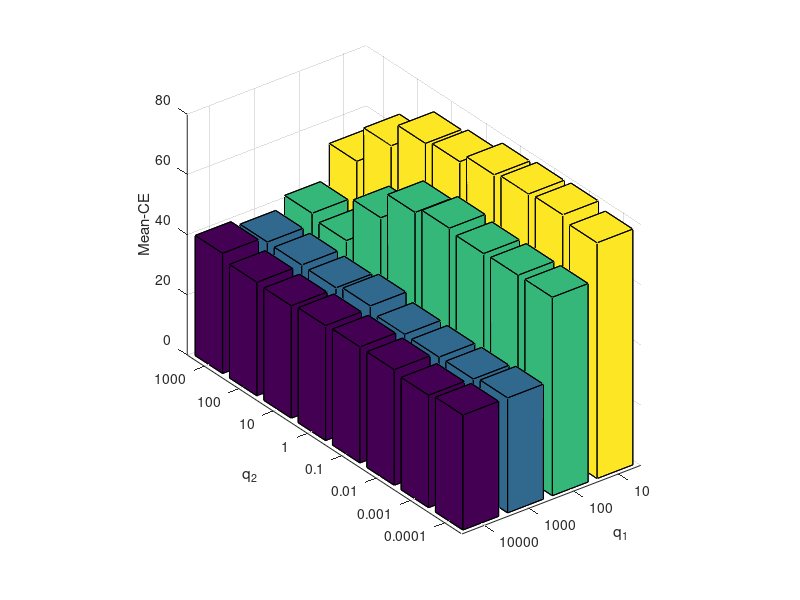

MATLAB code for this plot:
 results=[
               39.92, 37.96,41.81,53.38;   
               37.73, 37.77,40.19,65.96;   
               37.35, 37.62,55.19,74.19;
               38.19, 39.04,64.38,75.54
               38.54, 37.04,66.58,78.62;
               38.42, 36.88,65.58,79.65;
               37.35, 37.04,65.81,80.19;
               38.19, 38.19,65.92,78.31;
                ];
%  
%       results1=[
%                0.7011, 0.7089,0.6937,0.6124;   
%                0.7097, 0.7091,0.6939,0.4328;   
%                0.7152, 0.7063,0.5565,0.3233;
%                0.7111, 0.7010,0.4461,0.3171;
%                0.7069, 0.7142,0.4320,0.2226;
%                0.7086, 0.7147,0.4366,0.2159;
%                0.7152, 0.7136,0.4341,0.2109;
%                0.7111, 0.7093,0.4345,0.2288;
%                 ];
%      
% results=zeros(8,4);
% results(:,1)=results1(:,4);
% results(:,2)=results1(:,3);
% results(:,3)=results1(:,2);
% results(:,4)=results1(:,1);
bar3(results)
set(gca,'xticklabel',{'10000','1000','100','10'})
set(gca,'yticklabel',{'1000','100','10','1','0.1','0.01','0.001','0.0001'})
 
xlabel('q_1');ylabel('q_2');zlabel('Mean-CE')


%xlabel('q_1');ylabel('q_2');zlabel('Mean-CE(%)')